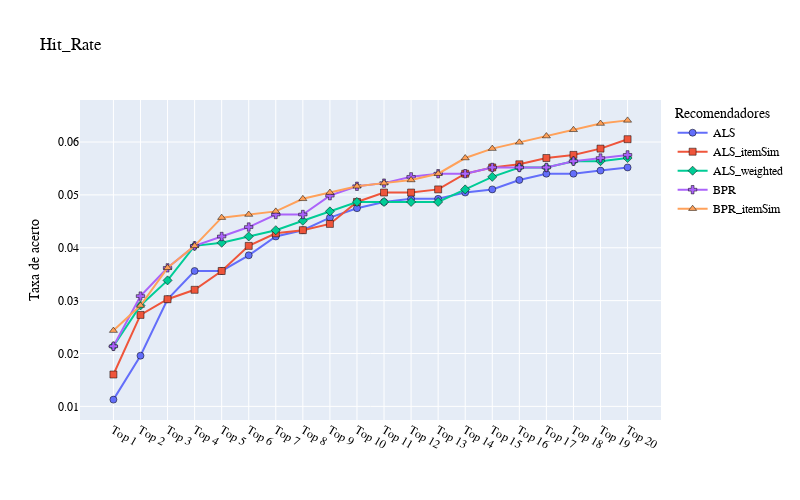
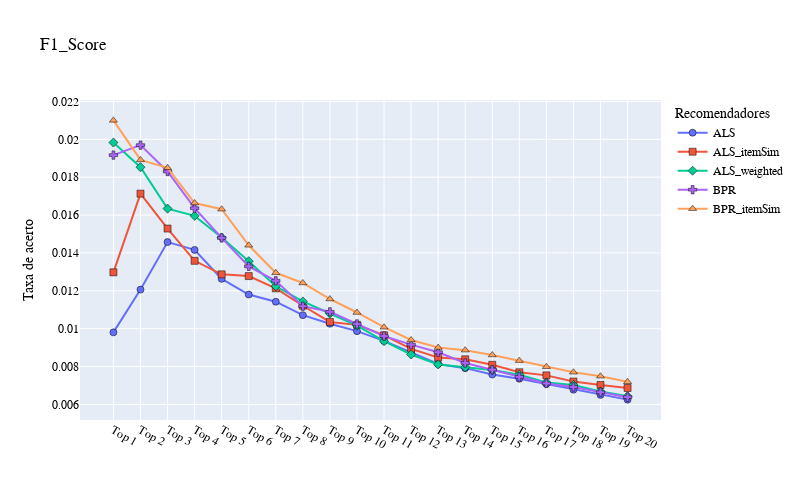
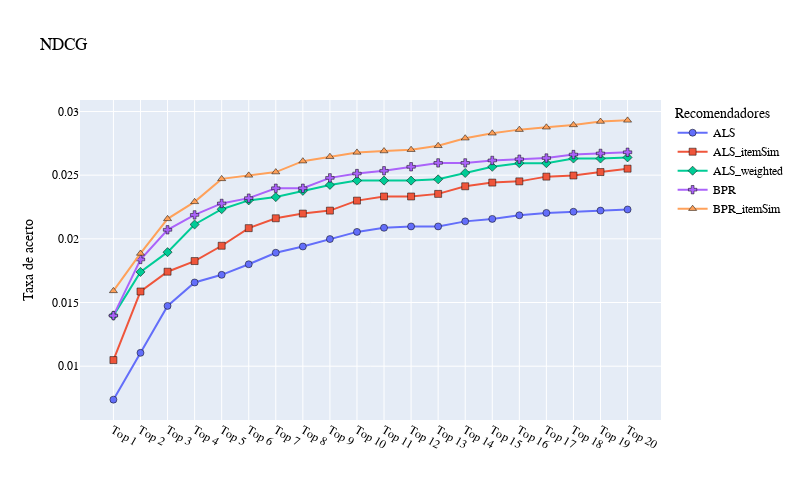

The code cell stored with these charts, in order, in its notebook:
### Markdown cell above
# Geração de gráficos

### Code cell
def function_1(x):
   if(len(x.split('@')) > 1): 
       x = x.split('@')[1]
       x = "Top " + x
   return x

DATASETS = metrics_df['Dataset'].unique()
METRICS = ['Hit_Rate', 'F1_Score', 'NDCG']
for dataset_name in DATASETS:

    print('=' * 100)
    print(dataset_name)

    for curr_metric in METRICS:
            
        my_regex = "Recommender|" +  curr_metric + ".*"
        df_aux = saida[saida['Dataset'] == dataset_name].filter(regex=(my_regex))
        
        df_aux = df_aux.set_index('Recommender')
        df_aux = df_aux.rename(columns=function_1)
    
        marker_symbols = ['circle', 'square', 'diamond', 'cross', 'triangle-up', 'triangle-down', 'star', 'hexagram']
    
        fig = go.Figure()
    
        for i, recomendador in enumerate(df_aux.index):
            fig.add_trace(
                go.Scatter(
                    x=df_aux.columns,  # Colunas de métricas
                    y=df_aux.loc[recomendador],  # Pontuações do recomendador
                    mode='lines+markers',
                    marker=dict(symbol=marker_symbols[i], size=7, line=dict(color='black', width=0.5)),
                    name=recomendador
                )
            )
        
        fig.update_layout(
            title=curr_metric,
            height=500,
            width=800,
            yaxis_title="Taxa de acerto",
            xaxis_title="",
            legend_title="Recomendadores",
            font=dict(
                family="Helvetica",
                size=12,
                color="black"
            )
        )
    
        fig.show()

### Figure 1 — Plotly figure (JSON) as saved in the notebook; plotly's stock layout.template omitted (floating-point values rounded to 4 significant figures)
{"data": [{"marker": {"line": {"color": "black", "width": 0.5}, "size": 7, "symbol": "circle"}, "mode": "lines+markers", "name": "ALS", "type": "scatter", "x": ["Top 1", "Top 2", "Top 3", "Top 4", "Top 5", "Top 6", "Top 7", "Top 8", "Top 9", "Top 10", "Top 11", "Top 12", "Top 13", "Top 14", "Top 15", "Top 16", "Top 17", "Top 18", "Top 19", "Top 20"], "y": [0.01128, 0.01958, 0.03027, 0.03561, 0.03561, 0.03858, 0.04214, 0.04332, 0.0457, 0.04748, 0.04866, 0.04926, 0.04926, 0.05045, 0.05104, 0.05282, 0.05401, 0.05401, 0.0546, 0.05519]}, {"marker": {"line": {"color": "black", "width": 0.5}, "size": 7, "symbol": "square"}, "mode": "lines+markers", "name": "ALS_itemSim", "type": "scatter", "x": ["Top 1", "Top 2", "Top 3", "Top 4", "Top 5", "Top 6", "Top 7", "Top 8", "Top 9", "Top 10", "Top 11", "Top 12", "Top 13", "Top 14", "Top 15", "Top 16", "Top 17", "Top 18", "Top 19", "Top 20"], "y": [0.01602, 0.0273, 0.03027, 0.03205, 0.03561, 0.04036, 0.04273, 0.04332, 0.04451, 0.04866, 0.05045, 0.05045, 0.05104, 0.05401, 0.05519, 0.05579, 0.05697, 0.05757, 0.05875, 0.06053]}, {"marker": {"line": {"color": "black", "width": 0.5}, "size": 7, "symbol": "diamond"}, "mode": "lines+markers", "name": "ALS_weighted", "type": "scatter", "x": ["Top 1", "Top 2", "Top 3", "Top 4", "Top 5", "Top 6", "Top 7", "Top 8", "Top 9", "Top 10", "Top 11", "Top 12", "Top 13", "Top 14", "Top 15", "Top 16", "Top 17", "Top 18", "Top 19", "Top 20"], "y": [0.02136, 0.02908, 0.03383, 0.04036, 0.04095, 0.04214, 0.04332, 0.0451, 0.04688, 0.04866, 0.04866, 0.04866, 0.04866, 0.05104, 0.05341, 0.05519, 0.05519, 0.05638, 0.05638, 0.05697]}, {"marker": {"line": {"color": "black", "width": 0.5}, "size": 7, "symbol": "cross"}, "mode": "lines+markers", "name": "BPR", "type": "scatter", "x": ["Top 1", "Top 2", "Top 3", "Top 4", "Top 5", "Top 6", "Top 7", "Top 8", "Top 9", "Top 10", "Top 11", "Top 12", "Top 13", "Top 14", "Top 15", "Top 16", "Top 17", "Top 18", "Top 19", "Top 20"], "y": [0.02136, 0.03086, 0.0362, 0.04036, 0.04214, 0.04392, 0.04629, 0.04629, 0.04985, 0.05163, 0.05223, 0.05341, 0.05401, 0.05401, 0.05519, 0.05519, 0.05519, 0.05638, 0.05697, 0.05757]}, {"marker": {"line": {"color": "black", "width": 0.5}, "size": 7, "symbol": "triangle-up"}, "mode": "lines+markers", "name": "BPR_itemSim", "type": "scatter", "x": ["Top 1", "Top 2", "Top 3", "Top 4", "Top 5", "Top 6", "Top 7", "Top 8", "Top 9", "Top 10", "Top 11", "Top 12", "Top 13", "Top 14", "Top 15", "Top 16", "Top 17", "Top 18", "Top 19", "Top 20"], "y": [0.02433, 0.02908, 0.0362, 0.04036, 0.0457, 0.04629, 0.04688, 0.04926, 0.05045, 0.05163, 0.05223, 0.05282, 0.05401, 0.05697, 0.05875, 0.05994, 0.06113, 0.06231, 0.0635, 0.06409]}], "layout": {"font": {"color": "black", "family": "Helvetica", "size": 12}, "height": 500, "legend": {"title": {"text": "Recomendadores"}}, "title": {"text": "Hit_Rate"}, "width": 800, "xaxis": {"title": {"text": ""}}, "yaxis": {"title": {"text": "Taxa de acerto"}}}}

### Figure 2 — Plotly figure (JSON) as saved in the notebook; plotly's stock layout.template omitted (floating-point values rounded to 4 significant figures)
{"data": [{"marker": {"line": {"color": "black", "width": 0.5}, "size": 7, "symbol": "circle"}, "mode": "lines+markers", "name": "ALS", "type": "scatter", "x": ["Top 1", "Top 2", "Top 3", "Top 4", "Top 5", "Top 6", "Top 7", "Top 8", "Top 9", "Top 10", "Top 11", "Top 12", "Top 13", "Top 14", "Top 15", "Top 16", "Top 17", "Top 18", "Top 19", "Top 20"], "y": [0.009806, 0.01206, 0.01457, 0.01416, 0.01263, 0.0118, 0.01142, 0.01071, 0.01026, 0.00987, 0.009354, 0.008743, 0.008138, 0.007916, 0.007579, 0.007356, 0.007084, 0.006779, 0.006504, 0.006254]}, {"marker": {"line": {"color": "black", "width": 0.5}, "size": 7, "symbol": "square"}, "mode": "lines+markers", "name": "ALS_itemSim", "type": "scatter", "x": ["Top 1", "Top 2", "Top 3", "Top 4", "Top 5", "Top 6", "Top 7", "Top 8", "Top 9", "Top 10", "Top 11", "Top 12", "Top 13", "Top 14", "Top 15", "Top 16", "Top 17", "Top 18", "Top 19", "Top 20"], "y": [0.01298, 0.01713, 0.01529, 0.01358, 0.01287, 0.01278, 0.01213, 0.01121, 0.01036, 0.0102, 0.009653, 0.008934, 0.008477, 0.008384, 0.008092, 0.007698, 0.007534, 0.007209, 0.007028, 0.006868]}, {"marker": {"line": {"color": "black", "width": 0.5}, "size": 7, "symbol": "diamond"}, "mode": "lines+markers", "name": "ALS_weighted", "type": "scatter", "x": ["Top 1", "Top 2", "Top 3", "Top 4", "Top 5", "Top 6", "Top 7", "Top 8", "Top 9", "Top 10", "Top 11", "Top 12", "Top 13", "Top 14", "Top 15", "Top 16", "Top 17", "Top 18", "Top 19", "Top 20"], "y": [0.01983, 0.01853, 0.01634, 0.01596, 0.01481, 0.01356, 0.01224, 0.01144, 0.0108, 0.01016, 0.009339, 0.008638, 0.008114, 0.007961, 0.007822, 0.00757, 0.007158, 0.00703, 0.006686, 0.006428]}, {"marker": {"line": {"color": "black", "width": 0.5}, "size": 7, "symbol": "cross"}, "mode": "lines+markers", "name": "BPR", "type": "scatter", "x": ["Top 1", "Top 2", "Top 3", "Top 4", "Top 5", "Top 6", "Top 7", "Top 8", "Top 9", "Top 10", "Top 11", "Top 12", "Top 13", "Top 14", "Top 15", "Top 16", "Top 17", "Top 18", "Top 19", "Top 20"], "y": [0.01916, 0.01969, 0.0183, 0.01636, 0.01479, 0.01329, 0.01253, 0.01119, 0.01089, 0.01025, 0.009609, 0.009158, 0.008757, 0.008187, 0.007837, 0.00745, 0.007107, 0.006921, 0.006641, 0.006384]}, {"marker": {"line": {"color": "black", "width": 0.5}, "size": 7, "symbol": "triangle-up"}, "mode": "lines+markers", "name": "BPR_itemSim", "type": "scatter", "x": ["Top 1", "Top 2", "Top 3", "Top 4", "Top 5", "Top 6", "Top 7", "Top 8", "Top 9", "Top 10", "Top 11", "Top 12", "Top 13", "Top 14", "Top 15", "Top 16", "Top 17", "Top 18", "Top 19", "Top 20"], "y": [0.021, 0.01891, 0.01849, 0.01664, 0.01631, 0.0144, 0.01295, 0.01241, 0.01157, 0.01085, 0.01008, 0.009405, 0.009002, 0.008866, 0.008612, 0.008311, 0.007988, 0.0077, 0.007491, 0.007196]}], "layout": {"font": {"color": "black", "family": "Helvetica", "size": 12}, "height": 500, "legend": {"title": {"text": "Recomendadores"}}, "title": {"text": "F1_Score"}, "width": 800, "xaxis": {"title": {"text": ""}}, "yaxis": {"title": {"text": "Taxa de acerto"}}}}

### Figure 3 — Plotly figure (JSON) as saved in the notebook; plotly's stock layout.template omitted (floating-point values rounded to 4 significant figures)
{"data": [{"marker": {"line": {"color": "black", "width": 0.5}, "size": 7, "symbol": "circle"}, "mode": "lines+markers", "name": "ALS", "type": "scatter", "x": ["Top 1", "Top 2", "Top 3", "Top 4", "Top 5", "Top 6", "Top 7", "Top 8", "Top 9", "Top 10", "Top 11", "Top 12", "Top 13", "Top 14", "Top 15", "Top 16", "Top 17", "Top 18", "Top 19", "Top 20"], "y": [0.007375, 0.01105, 0.01474, 0.01657, 0.01717, 0.018, 0.01891, 0.0194, 0.01998, 0.02054, 0.02087, 0.02097, 0.02097, 0.02137, 0.02157, 0.02185, 0.02204, 0.02213, 0.02222, 0.02231]}, {"marker": {"line": {"color": "black", "width": 0.5}, "size": 7, "symbol": "square"}, "mode": "lines+markers", "name": "ALS_itemSim", "type": "scatter", "x": ["Top 1", "Top 2", "Top 3", "Top 4", "Top 5", "Top 6", "Top 7", "Top 8", "Top 9", "Top 10", "Top 11", "Top 12", "Top 13", "Top 14", "Top 15", "Top 16", "Top 17", "Top 18", "Top 19", "Top 20"], "y": [0.01048, 0.01587, 0.01742, 0.01826, 0.01946, 0.02084, 0.02162, 0.02198, 0.02222, 0.023, 0.02333, 0.02333, 0.02353, 0.02413, 0.02442, 0.02451, 0.02488, 0.02498, 0.02525, 0.02551]}, {"marker": {"line": {"color": "black", "width": 0.5}, "size": 7, "symbol": "diamond"}, "mode": "lines+markers", "name": "ALS_weighted", "type": "scatter", "x": ["Top 1", "Top 2", "Top 3", "Top 4", "Top 5", "Top 6", "Top 7", "Top 8", "Top 9", "Top 10", "Top 11", "Top 12", "Top 13", "Top 14", "Top 15", "Top 16", "Top 17", "Top 18", "Top 19", "Top 20"], "y": [0.01397, 0.0174, 0.01895, 0.02113, 0.02233, 0.02302, 0.02328, 0.02377, 0.02424, 0.02457, 0.02457, 0.02457, 0.02467, 0.02517, 0.02566, 0.02594, 0.02594, 0.02631, 0.02631, 0.02639]}, {"marker": {"line": {"color": "black", "width": 0.5}, "size": 7, "symbol": "cross"}, "mode": "lines+markers", "name": "BPR", "type": "scatter", "x": ["Top 1", "Top 2", "Top 3", "Top 4", "Top 5", "Top 6", "Top 7", "Top 8", "Top 9", "Top 10", "Top 11", "Top 12", "Top 13", "Top 14", "Top 15", "Top 16", "Top 17", "Top 18", "Top 19", "Top 20"], "y": [0.01397, 0.01838, 0.02071, 0.02188, 0.02278, 0.0232, 0.02397, 0.02397, 0.02479, 0.02513, 0.02534, 0.02566, 0.02596, 0.02596, 0.02616, 0.02625, 0.02635, 0.02662, 0.02671, 0.0268]}, {"marker": {"line": {"color": "black", "width": 0.5}, "size": 7, "symbol": "triangle-up"}, "mode": "lines+markers", "name": "BPR_itemSim", "type": "scatter", "x": ["Top 1", "Top 2", "Top 3", "Top 4", "Top 5", "Top 6", "Top 7", "Top 8", "Top 9", "Top 10", "Top 11", "Top 12", "Top 13", "Top 14", "Top 15", "Top 16", "Top 17", "Top 18", "Top 19", "Top 20"], "y": [0.01591, 0.01885, 0.02157, 0.02291, 0.02471, 0.02498, 0.02524, 0.0261, 0.02645, 0.02679, 0.0269, 0.027, 0.02731, 0.0279, 0.02829, 0.02858, 0.02876, 0.02894, 0.02921, 0.0293]}], "layout": {"font": {"color": "black", "family": "Helvetica", "size": 12}, "height": 500, "legend": {"title": {"text": "Recomendadores"}}, "title": {"text": "NDCG"}, "width": 800, "xaxis": {"title": {"text": ""}}, "yaxis": {"title": {"text": "Taxa de acerto"}}}}
